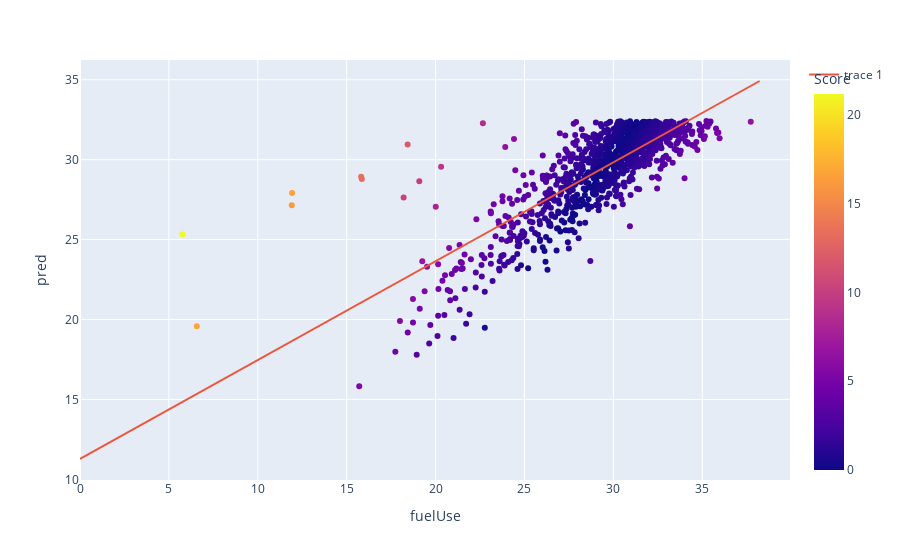

Notebook source saved alongside this figure:
### Markdown cell above
## Flaws in this analysis

I used this as a quick way to identify suspicious incidences however we notice variance increases overtime. So if $\zeta$ was large enough. The standard deviation of data could be too large to identify outliers over the whole dataset. That is, if the variance at $T\gg 0$ is very large, our outliers even tho, visually shifted from the line, may not be significant at a lower $T$.

In part 2 we will try to find a different method of analysis to solve this flaw.

### Code cell
df = GenerateSample(zeta=0.25)

SimpleLinearRegression(df)

### Figure 1 — Plotly figure (JSON) as saved in the notebook; plotly's stock layout.template omitted (floating-point values rounded to 4 significant figures; data arrays with more than 128 entries replaced by an {"elided": "..."} marker saying what was removed)
{"data": [{"hovertemplate": "fuelUse=%{x}<br>pred=%{y}<br>Score=%{marker.color}<extra></extra>", "legendgroup": "", "marker": {"color": {"elided": "1000 float values"}, "coloraxis": "coloraxis", "symbol": "circle"}, "mode": "markers", "name": "", "orientation": "v", "showlegend": false, "type": "scatter", "x": {"elided": "1000 float values"}, "xaxis": "x", "y": {"elided": "1000 float values"}, "yaxis": "y"}, {"type": "scatter", "x": [0, 0.7802, 1.56, 2.34, 3.121, 3.901, 4.681, 5.461, 6.241, 7.021, 7.802, 8.582, 9.362, 10.14, 10.92, 11.7, 12.48, 13.26, 14.04, 14.82, 15.6, 16.38, 17.16, 17.94, 18.72, 19.5, 20.28, 21.06, 21.84, 22.62, 23.4, 24.18, 24.97, 25.75, 26.53, 27.31, 28.09, 28.87, 29.65, 30.43, 31.21, 31.99, 32.77, 33.55, 34.33, 35.11, 35.89, 36.67, 37.45, 38.23], "y": [11.28, 11.76, 12.24, 12.72, 13.21, 13.69, 14.17, 14.65, 15.14, 15.62, 16.1, 16.58, 17.07, 17.55, 18.03, 18.51, 19.0, 19.48, 19.96, 20.44, 20.93, 21.41, 21.89, 22.37, 22.86, 23.34, 23.82, 24.3, 24.79, 25.27, 25.75, 26.23, 26.72, 27.2, 27.68, 28.16, 28.65, 29.13, 29.61, 30.09, 30.58, 31.06, 31.54, 32.02, 32.51, 32.99, 33.47, 33.95, 34.44, 34.92]}], "layout": {"coloraxis": {"colorbar": {"title": {"text": "Score"}}, "colorscale": [[0, "#0d0887"], [0.1111, "#46039f"], [0.2222, "#7201a8"], [0.3333, "#9c179e"], [0.4444, "#bd3786"], [0.5556, "#d8576b"], [0.6667, "#ed7953"], [0.7778, "#fb9f3a"], [0.8889, "#fdca26"], [1, "#f0f921"]]}, "legend": {"tracegroupgap": 0}, "margin": {"t": 60}, "xaxis": {"anchor": "y", "domain": [0, 1], "title": {"text": "fuelUse"}}, "yaxis": {"anchor": "x", "domain": [0, 1], "title": {"text": "pred"}}}}
